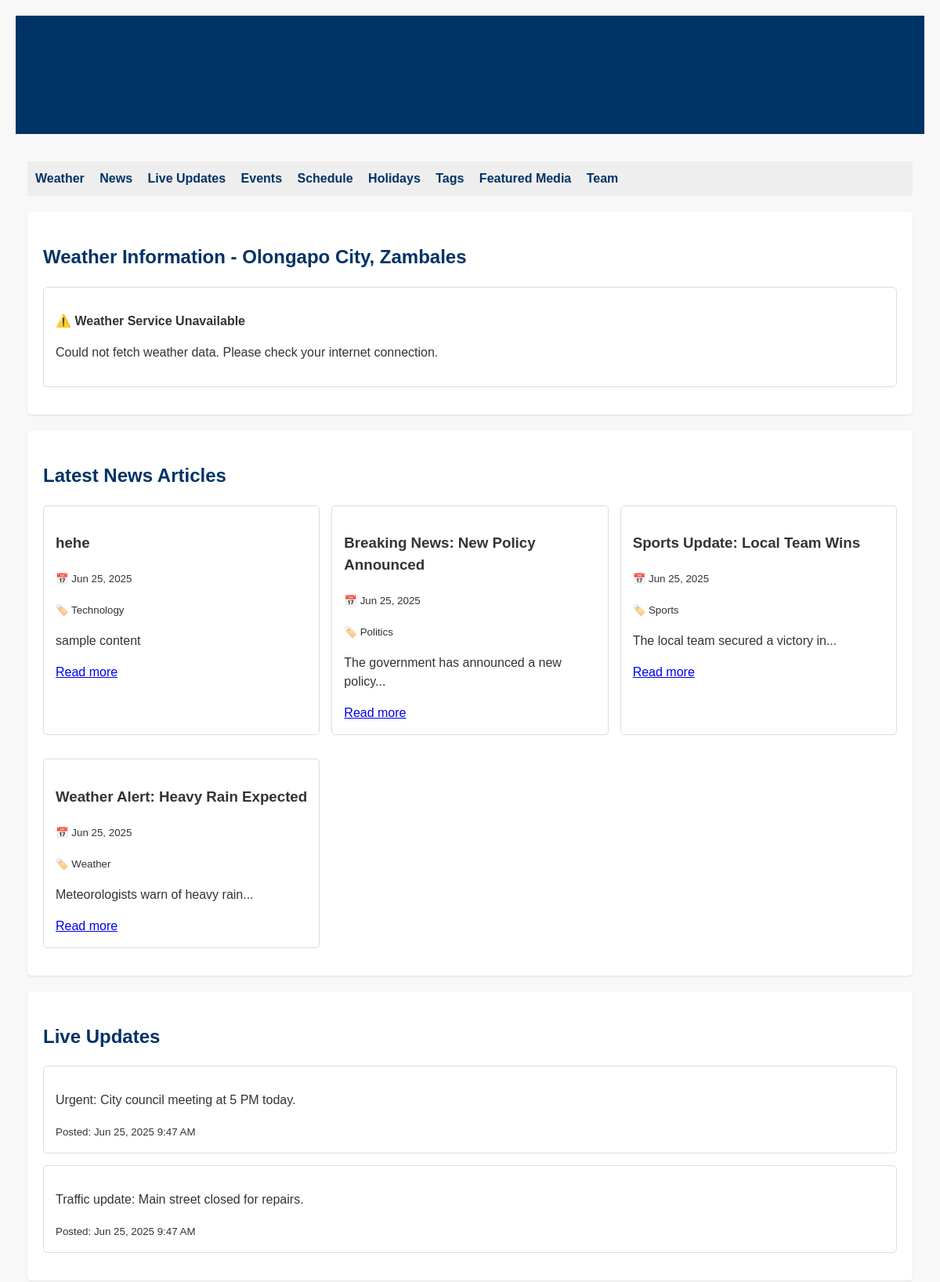
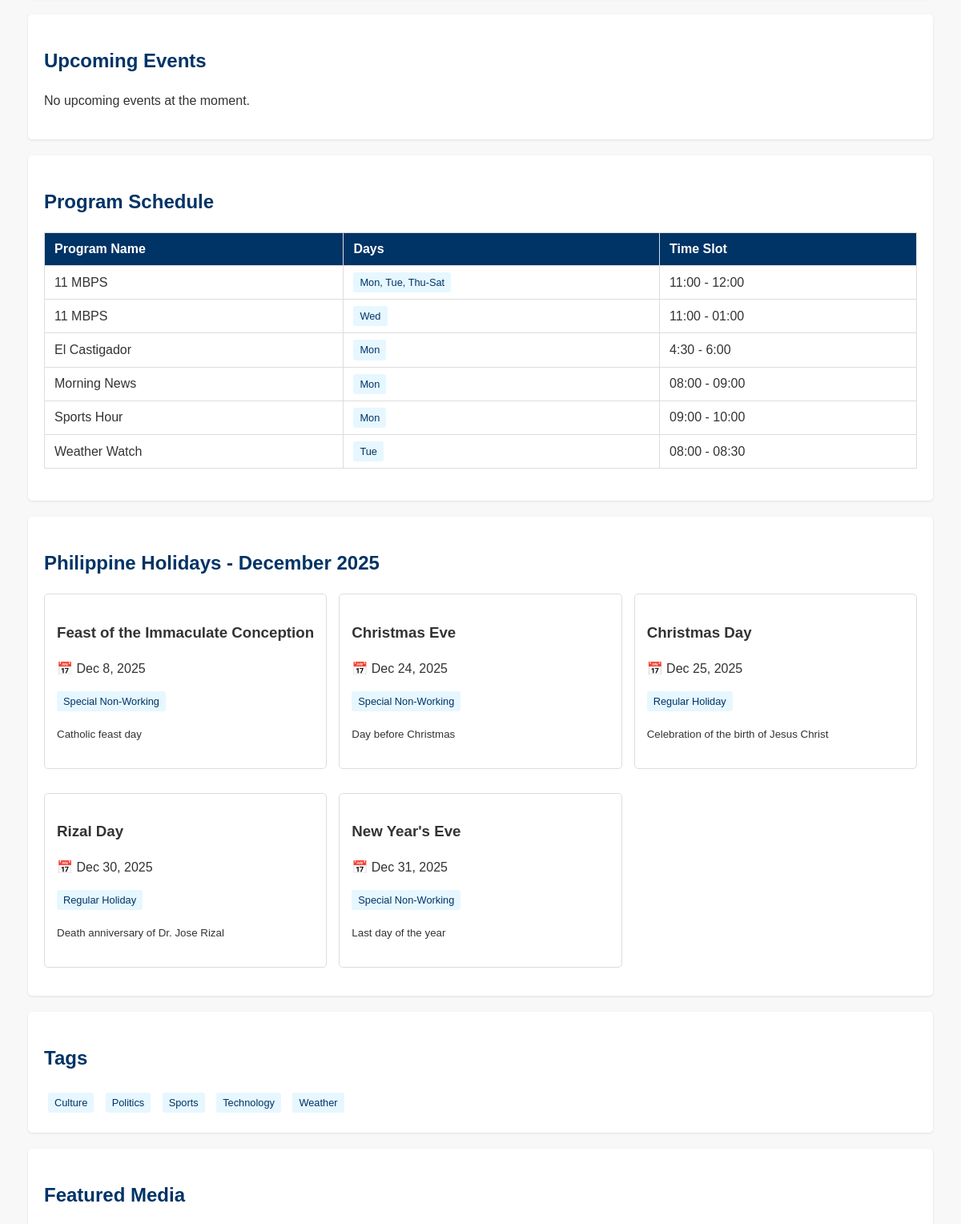
The app's page /backend.php (upper part) with its own data (2 pictures, top to bottom).
### tables this page shows
CREATE TABLE `articles` (
  `id` int(11) NOT NULL,
  `title` varchar(255) NOT NULL,
  `content` text NOT NULL,
  `created_at` datetime NOT NULL DEFAULT current_timestamp(),
  `image_path` varchar(255) DEFAULT NULL
);

CREATE TABLE `live_updates` (
  `id` int(11) NOT NULL,
  `message` text NOT NULL,
  `created_at` datetime NOT NULL DEFAULT current_timestamp()
);

CREATE TABLE `program_schedule` (
  `id` int(11) NOT NULL,
  `program_name` varchar(100) NOT NULL,
  `day_of_week` varchar(10) NOT NULL,
  `time_slot` varchar(50) NOT NULL
);

CREATE TABLE `philippine_holidays` (
  `id` int(11) NOT NULL AUTO_INCREMENT,
  `name` varchar(255) NOT NULL,
  `date` date NOT NULL,
  `type` enum('regular','special_non_working','special_working') DEFAULT 'regular',
  `description` text DEFAULT NULL,
  `is_recurring` tinyint(1) DEFAULT 0,
  `month_day` varchar(10) DEFAULT NULL,
  `source` varchar(50) DEFAULT NULL COMMENT 'api, prediction, manual, nager_api',
  `created_at` datetime NOT NULL DEFAULT current_timestamp(),
  `updated_at` datetime NOT NULL DEFAULT current_timestamp() ON UPDATE current_timestamp(),
  PRIMARY KEY (`id`),
  KEY `idx_holiday_date` (`date`),
  KEY `idx_holiday_type` (`type`),
  KEY `idx_month_day` (`month_day`),
  KEY `idx_source` (`source`),
  UNIQUE KEY `unique_holiday_date` (`name`, `date`)
);

CREATE TABLE `tags` (
  `id` int(11) NOT NULL,
  `name` varchar(100) NOT NULL
);

### backend.php (the view, shortened to what the rows shown need)
<?php
require_once 'config/db.php';
$stmt = $pdo->prepare("SELECT a.*, GROUP_CONCAT(t.name) AS tags FROM articles a LEFT JOIN article_tags at ON a.id = at.article_id LEFT JOIN tags t ON at.tag_id = t.id GROUP BY a.id ORDER BY a.created_at DESC LIMIT 10");
$stmt->execute();
$articles = $stmt->fetchAll(PDO::FETCH_ASSOC);
$stmt = $pdo->query("SELECT * FROM live_updates ORDER BY created_at DESC LIMIT 5");
$liveUpdates = $stmt->fetchAll(PDO::FETCH_ASSOC);
$stmt = $pdo->query("SELECT * FROM tags ORDER BY name ASC");
$tags = $stmt->fetchAll(PDO::FETCH_ASSOC);
$stmt = $pdo->query("SELECT * FROM program_schedule ORDER BY program_name,
    CASE
        WHEN day_of_week = 'Monday' THEN 1
        WHEN day_of_week = 'Tuesday' THEN 2
        WHEN day_of_week = 'Wednesday' THEN 3
        WHEN day_of_week = 'Thursday' THEN 4
        WHEN day_of_week = 'Friday' THEN 5
        WHEN day_of_week = 'Saturday' THEN 6
        WHEN day_of_week = 'Sunday' THEN 7
        ELSE 8
    END, time_slot");
$schedules = $stmt->fetchAll(PDO::FETCH_ASSOC);
$groupedPrograms = [];
foreach ($schedules as $schedule) {
    $key = $schedule['program_name'] . '|' . $schedule['time_slot'];
    $groupedPrograms[$key]['program_name'] = $schedule['program_name'];
    $groupedPrograms[$key]['time_slot'] = $schedule['time_slot'];
    $groupedPrograms[$key]['days'][] = $schedule['day_of_week'];
}
function formatDayRange($days) {
    $dayOrder = ['Monday', 'Tuesday', 'Wednesday', 'Thursday', 'Friday', 'Saturday', 'Sunday'];
    $dayAbbr = ['Mon', 'Tue', 'Wed', 'Thu', 'Fri', 'Sat', 'Sun'];
    usort($days, function($a, $b) use ($dayOrder) {
        return array_search($a, $dayOrder) - array_search($b, $dayOrder);
    });
    $abbrDays = array_map(function($day) use ($dayOrder, $dayAbbr) {
        return $dayAbbr[array_search($day, $dayOrder)];
    }, $days);
    if (count($abbrDays) == 1) {
        return $abbrDays[0];
    } elseif (count($abbrDays) == 7) {
        return 'Daily';
    } elseif (array_slice($abbrDays, 0, 5) == ['Mon', 'Tue', 'Wed', 'Thu', 'Fri'] && count($abbrDays) == 5) {
        return 'Mon-Fri';
    } elseif (array_slice($abbrDays, 5, 2) == ['Sat', 'Sun'] && count($abbrDays) == 2) {
        return 'Sat-Sun';
    } else {
        $ranges = [];
        $start = 0;
        for ($i = 1; $i <= count($abbrDays); $i++) {
            if ($i == count($abbrDays) || array_search($abbrDays[$i], $dayAbbr) != array_search($abbrDays[$i-1], $dayAbbr) + 1) {
                if ($i - $start > 2) {
                    $ranges[] = $abbrDays[$start] . '-' . $abbrDays[$i-1];
                } elseif ($i - $start == 2) {
                    $ranges[] = $abbrDays[$start] . ', ' . $abbrDays[$i-1];
                } else {
                    $ranges[] = $abbrDays[$start];
                }
                $start = $i;
            }
        }
        return implode(', ', $ranges);
    }
}
$city = 'Olongapo City, Zambales';
$currentMonth = date('m');
$currentYear = date('Y');
$stmt = $pdo->prepare("SELECT * FROM philippine_holidays WHERE MONTH(date) = ? AND YEAR(date) = ? ORDER BY date ASC");
$stmt->execute([$currentMonth, $currentYear]);
$holidays = $stmt->fetchAll(PDO::FETCH_ASSOC);
?>
<!DOCTYPE html>
<html lang="en">
<head>
</head>
<body>
    <header>
        <div class="container">
            <h1>K5 News FM - Backend Data</h1>
        </div>
    </header>
    <div class="container">
        <section id="weather">
            <h2>Weather Information - <?php echo htmlspecialchars($city); ?></h2>
        </section>
        <section id="news">
            <h2>Latest News Articles</h2>
            <div class="grid">
            <?php foreach ($articles as $article): ?>
                <div class="card">
                    <h3><?php echo htmlspecialchars($article['title']); ?></h3>
                    <p><small>📅 <?php echo date('M j, Y', strtotime($article['created_at'])); ?></small></p>
                    <?php if ($article['tags']): ?>
                        <p><small>🏷️ <?php echo htmlspecialchars($article['tags']); ?></small></p>
                    <?php endif; ?>
                    <p>
                        <?php
                        $excerpt = strip_tags($article['content']);
                        echo htmlspecialchars(strlen($excerpt) > 150 ? substr($excerpt, 0, 150) . '...' : $excerpt);
                        ?>
                    </p>
                    <a href="article.php?id=<?php echo $article['id']; ?>">Read more</a>
                </div>
            <?php endforeach; ?>
            </div>
        </section>
        <section id="live">
            <h2>Live Updates</h2>
            <?php if (!empty($liveUpdates)): ?>
                <?php foreach ($liveUpdates as $update): ?>
                    <div class="card">
                        <p><?php echo htmlspecialchars($update['message']); ?></p>
                        <small>Posted: <?php echo date('M j, Y g:i A', strtotime($update['created_at'])); ?></small>
                    </div>
                <?php endforeach; ?>
            <?php else: ?>
                <p>No live updates at the moment.</p>
            <?php endif; ?>
        </section>
        <section id="events">
            <h2>Upcoming Events</h2>
        </section>
        <section id="schedule">
            <h2>Program Schedule</h2>
            <?php if (!empty($groupedPrograms)): ?>
                <table>
                    <thead>
                        <tr>
                            <th>Program Name</th>
                            <th>Days</th>
                            <th>Time Slot</th>
                        </tr>
                    </thead>
                    <tbody>
                    <?php foreach ($groupedPrograms as $program): ?>
                        <tr>
                            <td><?php echo htmlspecialchars($program['program_name']); ?></td>
                            <td><span class="badge"><?php echo formatDayRange($program['days']); ?></span></td>
                            <td><?php echo htmlspecialchars($program['time_slot']); ?></td>
                        </tr>
                    <?php endforeach; ?>
                    </tbody>
                </table>
            <?php else: ?>
                <p>No program schedule available.</p>
            <?php endif; ?>
        </section>
        <section id="holidays">
            <h2>Philippine Holidays - <?php echo date('F Y'); ?></h2>
            <?php if (!empty($holidays)): ?>
                <div class="grid">
                <?php foreach ($holidays as $holiday): ?>
                    <div class="card">
                        <h3><?php echo htmlspecialchars($holiday['name']); ?></h3>
                        <p>📅 <?php echo date('M j, Y', strtotime($holiday['date'])); ?></p>
                        <p>
                            <span class="badge">
                            <?php
                            switch($holiday['type']) {
                                case 'regular': echo 'Regular Holiday'; break;
                                case 'special_non_working': echo 'Special Non-Working'; break;
                            }
                            ?>
                            </span>
                        </p>
                        <?php if ($holiday['description']): ?>
                            <p><small><?php echo htmlspecialchars($holiday['description']); ?></small></p>
                        <?php endif; ?>
                    </div>
                <?php endforeach; ?>
                </div>
            <?php else: ?>
                <p>No holidays this month.</p>
            <?php endif; ?>
        </section>
        <section id="tags">
            <h2>Tags</h2>
            <div>
            <?php foreach ($tags as $tag): ?>
                <span class="badge" style="margin: 5px;">
                    <a href="?tag=<?php echo urlencode($tag['name']); ?>" style="text-decoration: none; color: inherit;">
                        <?php echo htmlspecialchars($tag['name']); ?>
                    </a>
                </span>
            <?php endforeach; ?>
            </div>
        </section>
        <section id="media">
            <h2>Featured Media</h2>
        </section>
    </div>
</body>
</html>

### records on screen
articles: title "hehe", created_at "Jun 25, 2025", tags "Technology", content "sample content"
articles: title "Breaking News: New Policy Announced", created_at "Jun 25, 2025", tags "Politics", content "The government has announced a new policy..."
articles: title "Sports Update: Local Team Wins", created_at "Jun 25, 2025", tags "Sports", content "The local team secured a victory in..."
articles: title "Weather Alert: Heavy Rain Expected", created_at "Jun 25, 2025", tags "Weather", content "Meteorologists warn of heavy rain..."
live_updates: message "Urgent: City council meeting at 5 PM today.", created_at "Jun 25, 2025 9:47 AM"
live_updates: message "Traffic update: Main street closed for repairs.", created_at "Jun 25, 2025 9:47 AM"
program_schedule: program_name "11 MBPS", days "Wed", time_slot "11:00 - 01:00"
program_schedule: program_name "El Castigador", days "Mon", time_slot "4:30 - 6:00"
program_schedule: program_name "Morning News", days "Mon", time_slot "08:00 - 09:00"
program_schedule: program_name "Sports Hour", days "Mon", time_slot "09:00 - 10:00"
program_schedule: program_name "Weather Watch", days "Tue", time_slot "08:00 - 08:30"
philippine_holidays: name "Feast of the Immaculate Conception", date "Dec 8, 2025", shows "Special Non-Working", description "Catholic feast day"
philippine_holidays: name "Christmas Eve", date "Dec 24, 2025", shows "Special Non-Working", description "Day before Christmas"
philippine_holidays: name "Christmas Day", date "Dec 25, 2025", type "Regular Holiday", description "Celebration of the birth of Jesus Christ"
philippine_holidays: name "Rizal Day", date "Dec 30, 2025", type "Regular Holiday", description "Death anniversary of Dr. Jose Rizal"
philippine_holidays: name "New Year's Eve", date "Dec 31, 2025", shows "Special Non-Working", description "Last day of the year"
tags: name "Culture"
tags: name "Politics"
tags: name "Sports"
tags: name "Technology"
tags: name "Weather"

### other values on screen
$city "Olongapo City, Zambales"
$weatherError "Could not fetch weather data. Please check your internet connection."
$program['program_name'] "11 MBPS"
formatDayRange($program['days']) "Mon, Tue, Thu-Sat"
$program['time_slot'] "11:00 - 12:00"
